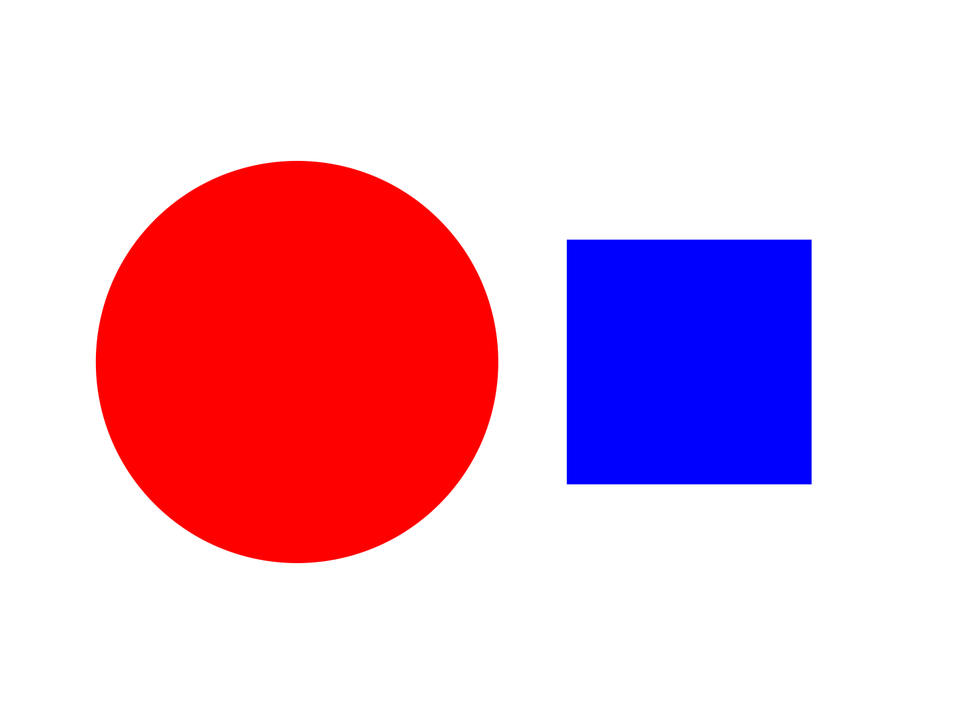
#> input picture Task_1A/Task_1A_Part1/Samples/Sample1.png, 974 x 724 px, shrunk from 1452 x 1080 before the run; its folder holds only this picture in this run
$ python task_1a_part1.py
#> lines starting #> are read from the running program, lines starting #| are printed output that depends on the picture; after the words box and inside, x2 and y2 are one past the last pixel; in counts of white or black regions, pixels touching at a corner belong together
'''
*****************************************************************************************
*
*           ===============================================
*               Nirikshak Bot (NB) Theme (eYRC 2020-21)
*           ===============================================
*
*  This script is to implement Task 1A - Part 1 of Nirikshak Bot (NB) Theme (eYRC 2020-21).
*
*  This software is made available on an "AS IS WHERE IS BASIS".
*  Licensee/end user indemnifies and will keep e-Yantra indemnified from
*  any and all claim(s) that emanate from the use of the Software or
*  breach of the terms of this agreement.
*
*  e-Yantra - An MHRD project under National Mission on Education using ICT (NMEICT)
*
*****************************************************************************************
'''

# Team ID:      [1631]
# Author List:    [ Anushree Sabnis, Saurabh Powar ]
# Filename:     task_1a_part1.py
# Functions:    scan_image
#           [ detect_sides, detect_quad ]
# Global variables: shapes
#           [ List of global variables defined in this file ]


####################### IMPORT MODULES #######################
## You are not allowed to make any changes in this section. ##
## You have to implement this task with the three available ##
## modules for this task (numpy, opencv, os)                ##
##############################################################
import cv2
import numpy as np
import os
##############################################################


# Global variable for details of shapes found in image and will be put in this dictionary, returned from scan_image function
shapes = {}
shapespure = []


################# ADD UTILITY FUNCTIONS HERE #################
## You can define any utility functions for your code.      ##
## Please add proper comments to ensure that your code is   ##
## readable and easy to understand.                         ##
##############################################################


# [113 lines left out: functions detect_sides, detect_quad, not called in this run]


##############################################################


def scan_image(img_file_path):


    """
    Purpose:
    ---
    this function takes file path of an image as an argument and returns dictionary
    containing details of colored (non-white) shapes in that image
    Input Arguments:
    ---
    `img_file_path` :   [ str ]
        file path of image
    Returns:
    ---
    `shapes` :              [ dictionary ]
        details of colored (non-white) shapes present in image at img_file_path
        { 'Shape' : ['color', Area, cX, cY] }

    Example call:
    ---
    shapes = scan_image(img_file_path)
    """

    global shapes

    ##############  ADD YOUR CODE HERE  ##############

    shapes = {}
    img = cv2.imread(img_file_path)
#> img is the input picture: shape (724, 974, 3); mean B, G, R 209, 187.3, 233.3
    img_gray = cv2.cvtColor(img,cv2.COLOR_BGR2GRAY)
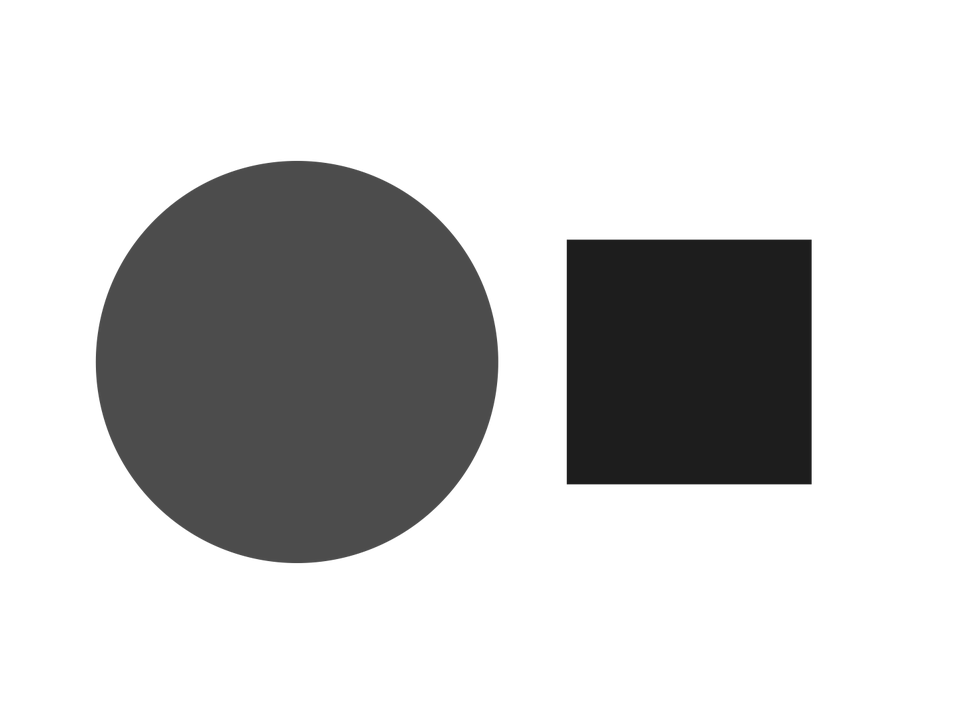
#> img_gray: shape (724, 974); min 29, max 255, mean 203.5


    ret, thresh2 = cv2.threshold(img_gray,120,255,cv2.THRESH_BINARY_INV+cv2.THRESH_OTSU) #histogram based otsu thresholding
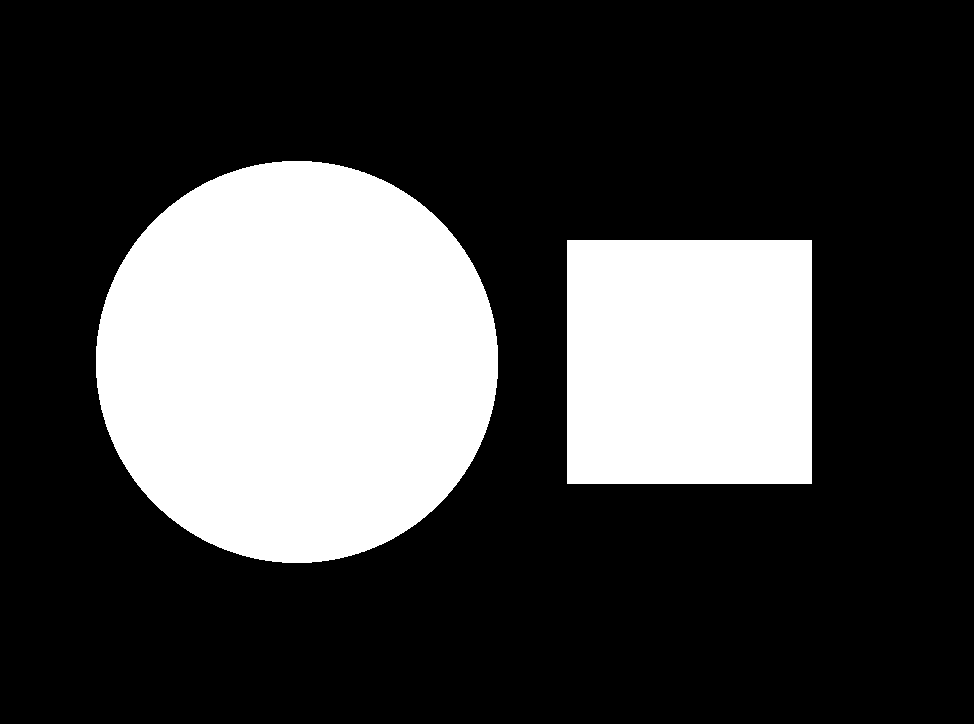
#> thresh2: shape (724, 974); 26.5% white; 2 white regions, box (x1, y1, x2, y2) and area: (96, 161, 498, 563) 127132, (567, 240, 812, 484) 59780
#> ret = 158
    thresh2 = cv2.dilate(thresh2,kernel,iterations=1) #image dilation for recovering pixels excluded in thresholding


    contours,_= cv2.findContours(thresh2.copy(),cv2.RETR_EXTERNAL,cv2.CHAIN_APPROX_SIMPLE) #finding largest contour
    contours = sorted(contours, key=cv2.contourArea, reverse=True) #sorting contours based on area
    for cnt in contours:
        approx = cv2.approxPolyDP(cnt,0.01*cv2.arcLength(cnt,True),True)
        #approximates a polygon around the contour with minimum number of vertices

        x = approx.ravel()[0]
        y = approx.ravel()[1]
        M = cv2.moments(cnt)
        if M["m00"]!=0:
            cx = int(M["m10"]/M["m00"])
            cy = int(M["m01"]/M["m00"])
        elif M["m00"]==0:
            cx,cy=0,0
        #area = cv2.contourArea(approx)
        rx,ry,rw,rh = cv2.boundingRect(cnt)
        roi = thresh2[ry:ry+rh-2,rx:rx+rw-2] #bounding rectangle of contour as roi
        area = cv2.countNonZero(roi) #counting nonzero pixels in roi for accurate contour area
        (b,g,r) = img[cy,cx] #opencv reads images as bgr
        if b>g and b>r:
            color = "blue"
        elif g>b and g>r:
            color = "green"
        elif r>b and r>g:
            color = "red"
        else:
            color = "none"
        if len(approx)==3:
            shapes["Triangle"] = [color,area,cx,cy]


        elif len(approx)==4:
            rect = cv2.minAreaRect(cnt) #minAreaRect works when the shape is rotated, as well
            box = cv2.boxPoints(rect)
            box = np.int0(box) #int0 is alias for np.int32 and np.int64, useful for indexing

            bl,br,tr,tl = detect_sides(box[0],box[1],box[2],box[3]) #detecting four sides of min area rect
            hs1 = tr[0] - tl[0]
            vs1 = tr[1] - br[1]
            hs2 = br[0] - bl[0]
            vs2 = tl[1] - bl[1]
            imfinal = img_gray[bl[1]-20:bl[1]+max(vs2,vs1)+40,bl[0]-20:bl[0]+max(hs1,hs2)+40].copy() #roi of min area rect
            shape = detect_quad(imfinal)
            shapes[str(shape)]=[color,area,cx,cy]

        elif len(approx)==5:
            shapespure.append("Pentagon")
            shapes["Pentagon"]=[color,area,cx,cy]
        elif len(approx)==6:
            shapespure.append("Hexagon")
            shapes["Hexagon"]=[color,area,cx,cy]
        elif len(approx)>6:
            shapespure.append("Circle")
            shapes["Circle"]=[color,area,cx,cy]


    ##################################################

    return shapes


# NOTE: YOU ARE NOT ALLOWED TO MAKE ANY CHANGE TO THIS FUNCTION
#
# Function Name:    main
#        Inputs:    None
#       Outputs:    None
#       Purpose:    the function first takes 'Sample1.png' as input and runs scan_image function to find details
#                   of colored (non-white) shapes present in 'Sample1.png', it then asks the user whether
#                   to repeat the same on all images present in 'Samples' folder or not

if __name__ == '__main__':

    curr_dir_path = os.getcwd()
    print('Currently working in '+ curr_dir_path)

    # path directory of images in 'Samples' folder
    img_dir_path = curr_dir_path + '/Samples/'

    # path to 'Sample1.png' image file
    file_num = 1
    img_file_path = img_dir_path + 'Sample' + str(file_num) + '.png'

    print('\n============================================')
    print('\nLooking for Sample' + str(file_num) + '.png')

    if os.path.exists('Samples/Sample' + str(file_num) + '.png'):
        print('\nFound Sample' + str(file_num) + '.png')

    else:
        print('\n[ERROR] Sample' + str(file_num) + '.png not found. Make sure "Samples" folder has the selected file.')
        exit()

    print('\n============================================')

    try:
        print('\nRunning scan_image function with ' + img_file_path + ' as an argument')
        shapes = scan_image(img_file_path)

        if type(shapes) is dict:
            print(shapes)
            print('\nOutput generated. Please verify.')

        else:
            print('\n[ERROR] scan_image function returned a ' + str(type(shapes)) + ' instead of a dictionary.\n')
            exit()

    except Exception:
        print('\n[ERROR] scan_image function is throwing an error. Please debug scan_image function')
        exit()
#> (the program exits here)
